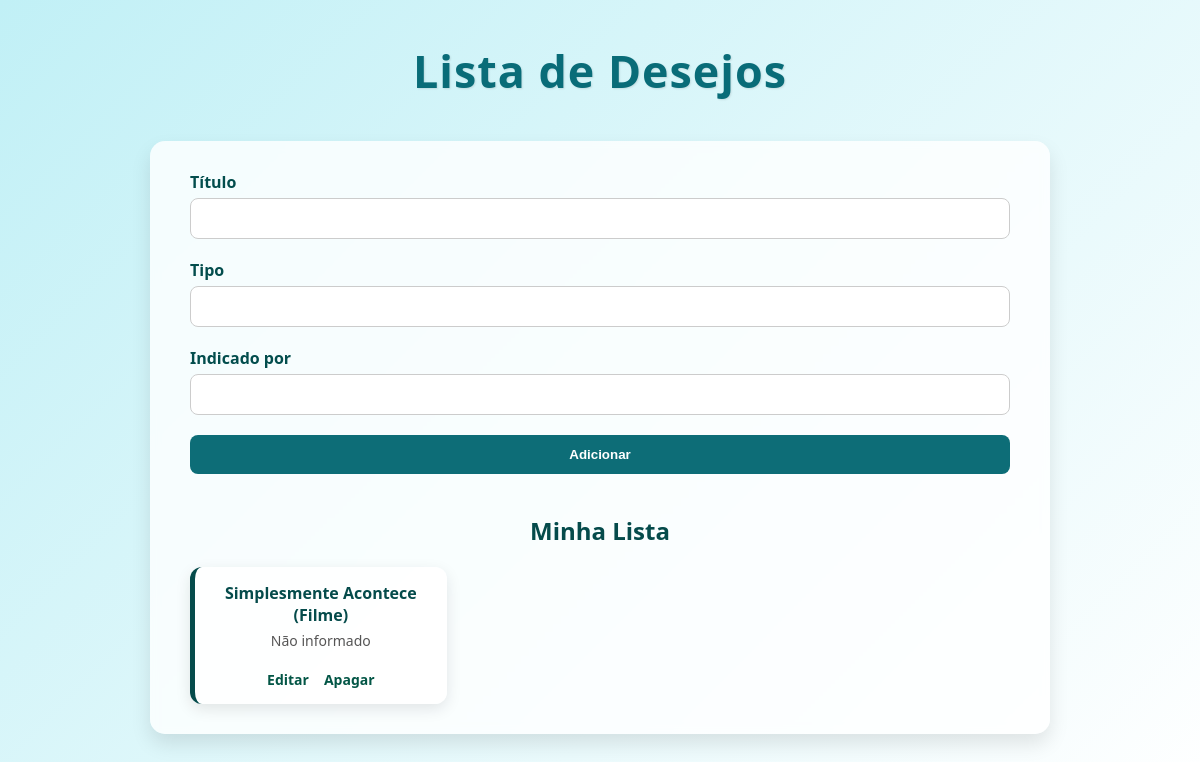
The app's page /lista, older data.
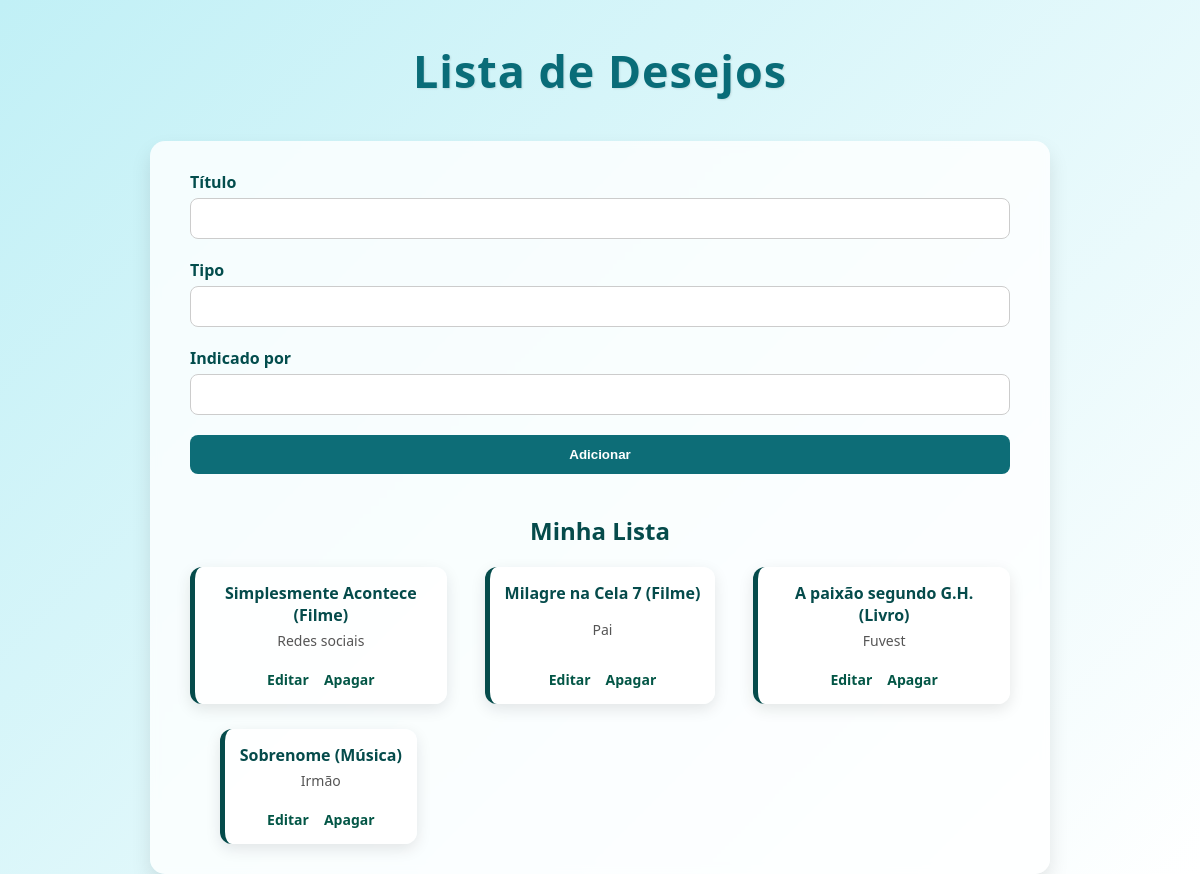
The same page, newer data.
### tables this page shows
CREATE TABLE midias(
            id INTEGER PRIMARY KEY AUTOINCREMENT,
            titulo TEXT NOT NULL,
            tipo TEXT NOT NULL,
            indicado_por TEXT
        );

### app.py (the view)
@app.route('/lista', methods=['GET', 'POST'])
def lista():
    if request.method == 'POST':
        titulo, tipo, indicado_por = request.form['titulo'], request.form['tipo'], request.form['indicado_por']
        item = Midia(titulo, tipo, indicado_por)
        item.salvar()
        return redirect(url_for('lista'))
    lista = Midia.obter_todos()
    return render_template('lista.html', titulo='Lista de Desejos', lista=lista)

### models/midia.py (called while the page is built)
def conectar():
    return sqlite3.connect(DB_PATH)

    @staticmethod
    def obter_todos():
        with conectar() as con:
            dados = con.execute("SELECT * FROM midias").fetchall()
        return [Midia(d[1], d[2], d[3], d[0]) for d in dados]

### templates/lista.html
{% extends 'base.html' %}
{% block content %}
<section class="card formulario">
    <form method="POST">
        <div class="campo">
            <label for="titulo">Título</label>
            <input
                type="text"
                id="titulo"
                name="titulo"
                value="{{ item.titulo if item else '' }}"
                required
            >
        </div>
        <div class="campo">
            <label for="tipo">Tipo</label>
            <input
                type="text"
                id="tipo"
                name="tipo"
                value="{{ item.tipo if item else '' }}"
                required
            >
        </div>
        <div class="campo">
            <label for="indicado_por">Indicado por</label>
            <input
                type="text"
                id="indicado_por"
                name="indicado_por"
                value="{{ item.indicado_por if item else '' }}"
            >
        </div>
        <button type="submit">
            {{ 'Atualizar' if item else 'Adicionar' }}
        </button>
    </form>
</section>
<h2>Minha Lista</h2>
{% if lista %}
<section id="lista-de-tarefas">
    {% for item in lista %}
    <div class="card-tarefa">
        <p>{{ item.titulo }} ({{ item.tipo }})</p>
        <span class="data">{{ item.indicado_por or 'Não informado' }}</span>
        <div class="acoes">
            <a href="{{ url_for('editar', id=item.id_midia) }}">Editar</a>
            <a href="{{ url_for('delete', id=item.id_midia) }}">Apagar</a>
        </div>
    </div>
    {% endfor %}
</section>
{% else %}
<p class="vazio">Nada adicionado à Lista de Desejos.</p>
{% endif %}
{% endblock %}

### templates/base.html (shortened to what this page needs)
<!DOCTYPE html>
<html lang="pt-br">
<head>
    <link rel="stylesheet" href="{{ url_for('static', filename='style.css') }}">
</head>
<body>
    <header>
        <h1>{{ titulo }}</h1>
    </header>
    <main class="container">
        {% block content %}{% endblock %}
    </main>
</body>
</html>

### static/style.css (style rules this page uses)
* { margin: 0; padding: 0; box-sizing: border-box; }
body { font-family: 'Segoe UI', Tahoma, Geneva, Verdana, sans-serif; background: linear-gradient(135deg, #c1f0f6, #ffffff); min-height: 100vh; display: flex; flex-direction: column; align-items: center; }
header { margin: 40px 0; text-align: center; }
header h1 { font-size: 2.8rem; color: #096c78; letter-spacing: 1px; text-shadow: 1px 1px 2px rgba(0,0,0,0.1); }
.container { width: 90%; max-width: 900px; background: #ffffffcc; padding: 30px 40px; border-radius: 15px; box-shadow: 0 10px 20px rgba(0,0,0,0.1); backdrop-filter: blur(5px); }
.formulario form { display: flex; flex-direction: column; gap: 20px; }
.campo { display: flex; flex-direction: column; gap: 5px; }
.campo label { font-weight: 600; color: #034d4d; }
.campo input { padding: 12px; border-radius: 8px; border: 1px solid #ccc; transition: all 0.3s; }
button { padding: 12px; background-color: #0d6d77; color: white; border: none; border-radius: 8px; font-weight: bold; cursor: pointer; transition: all 0.3s; }
h2 { text-align: center; margin: 40px 0 20px; color: #054b4b; }
#lista-de-tarefas { display: grid; grid-template-columns: repeat(auto-fill, minmax(220px, 1fr)); gap: 25px; justify-items: center; }
.card-tarefa { background: #ffffffdd; border-left: 5px solid #054b4b; border-radius: 12px; padding: 15px; text-align: center; display: flex; flex-direction: column; justify-content: space-between; box-shadow: 0 5px 15px rgba(0,0,0,0.1); transition: all 0.3s; }
.card-tarefa p { font-weight: bold; color: #054b4b; margin-bottom: 5px; }
.card-tarefa .data { font-size: 14px; color: #555; margin-bottom: 10px; }
.acoes { display: flex; justify-content: center; gap: 15px; margin-top: 10px; }
.acoes a { text-decoration: none; font-size: 14px; color: #035646; font-weight: bold; transition: color 0.3s; }

Row changes from the older to the newer data that the page shows:
changed midias "Simplesmente Acontece": indicado_por "Não informado" → "Redes sociais"
added midias: titulo "Milagre na Cela 7", tipo "Filme", indicado_por "Pai"
added midias: titulo "A paixão segundo G.H.", tipo "Livro", indicado_por "Fuvest"
added midias: titulo "Sobrenome", tipo "Música", indicado_por "Irmão"
